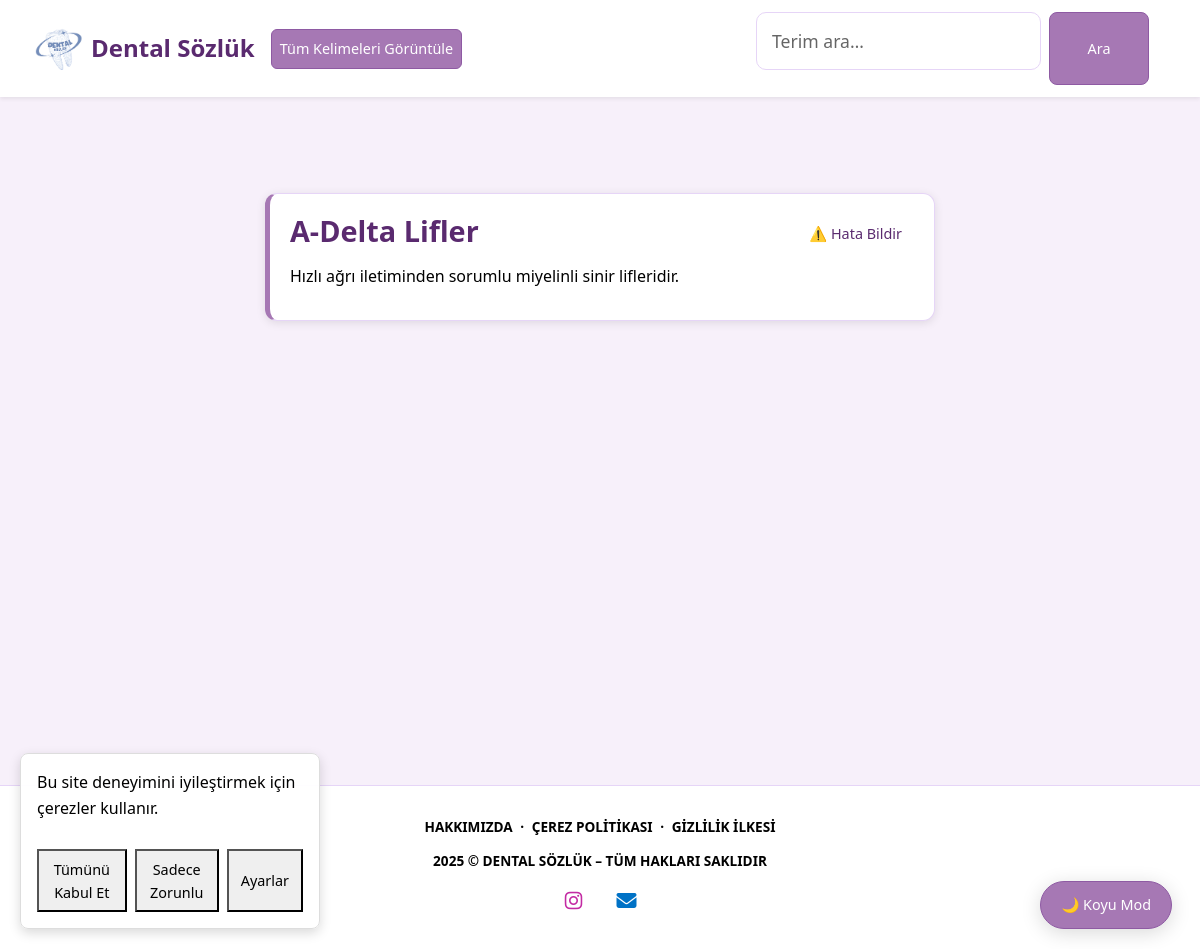
The app's page /terim/a-delta-lifler/ with its own data.
### terms/models.py (models this page shows, shortened)
class DentalTerm(models.Model):
    title = models.CharField(max_length=100)
    description = models.TextField()
    english_equivalent = models.CharField(max_length=100, blank=True, null=True)
    latin_equivalent = models.CharField(max_length=100, blank=True, null=True)
    slug = models.SlugField(unique=True, blank=True)

### terms/views.py (the view)
# urls.py: path('terim/<slug:slug>/', views.term_detail, name='term_detail'),
def term_detail(request, slug):
    term = get_object_or_404(DentalTerm, slug=slug)
    return render(request, 'terms/term_detail.html', {
        'term': term,
    })

### terms/templates/terms/term_detail.html (shortened to what this page needs)
{% extends 'base.html' %}
{% load static %}
{% block content %}
  <div class="term-card" id="term-{{ term.id }}">
    <h2>{{ term.title }}</h2>
    <p>{{ term.description }}</p>
    <form
      class="error-report-form"
      data-action="{% url 'terms:report_error' %}"
    >
      <button type="submit" class="error-report-btn">
        ⚠️ Hata Bildir
      </button>
    </form>
  </div>
{% endblock %}

### static/css/style.css (style rules this page uses)
* { box-sizing: border-box; }
body { margin: 0; padding: 0; font-family: 'Segoe UI', Tahoma, Geneva, Verdana, sans-serif; background-color: var(--bg-color); color: var(--text-color); transition: background-color 0.3s ease, color 0.3s ease; line-height: 1.6; }
:root { --bg-color: #f7f0fa; --text-color: #000000; --card-bg: #ffffff; --card-border: #e6d5f7; --link-color: #5a2a6f; --btn-bg: #a678b4; --btn-text: #ffffff; --btn-border: #8e5aa3; --navbar-bg: #ffffff; --navbar-text: #f0f0f0; --shadow-light: 0 2px 10px rgba(0, 0, 0, 0.1); --shadow-medium: 0 4px 20px rgba(0, 0, 0, 0.15); }
.error-report-btn { background: transparent; border: none; color: var(--link-color); font-size: 0.9rem; cursor: pointer; padding: 8px 12px; border-radius: 6px; transition: all 0.3s ease; position: absolute; top: 20px; right: 20px; }
.term-card { background-color: var(--card-bg); color: var(--text-color); border: 1px solid var(--card-border); border-left: 5px solid var(--btn-bg); padding: 20px; border-radius: 12px; margin-bottom: 20px; box-shadow: var(--shadow-light); transition: all 0.3s ease; position: relative; }
.term-card h2, .term-card h4 { color: var(--link-color); margin-bottom: 15px; font-weight: 600; }
.term-card h2 { font-size: 1.8rem; }
.term-card p { margin-bottom: 10px; line-height: 1.6; }

### records on screen
DentalTerm: title "A-Delta Lifler", description "Hızlı ağrı iletiminden sorumlu miyelinli sinir lifleridir."
